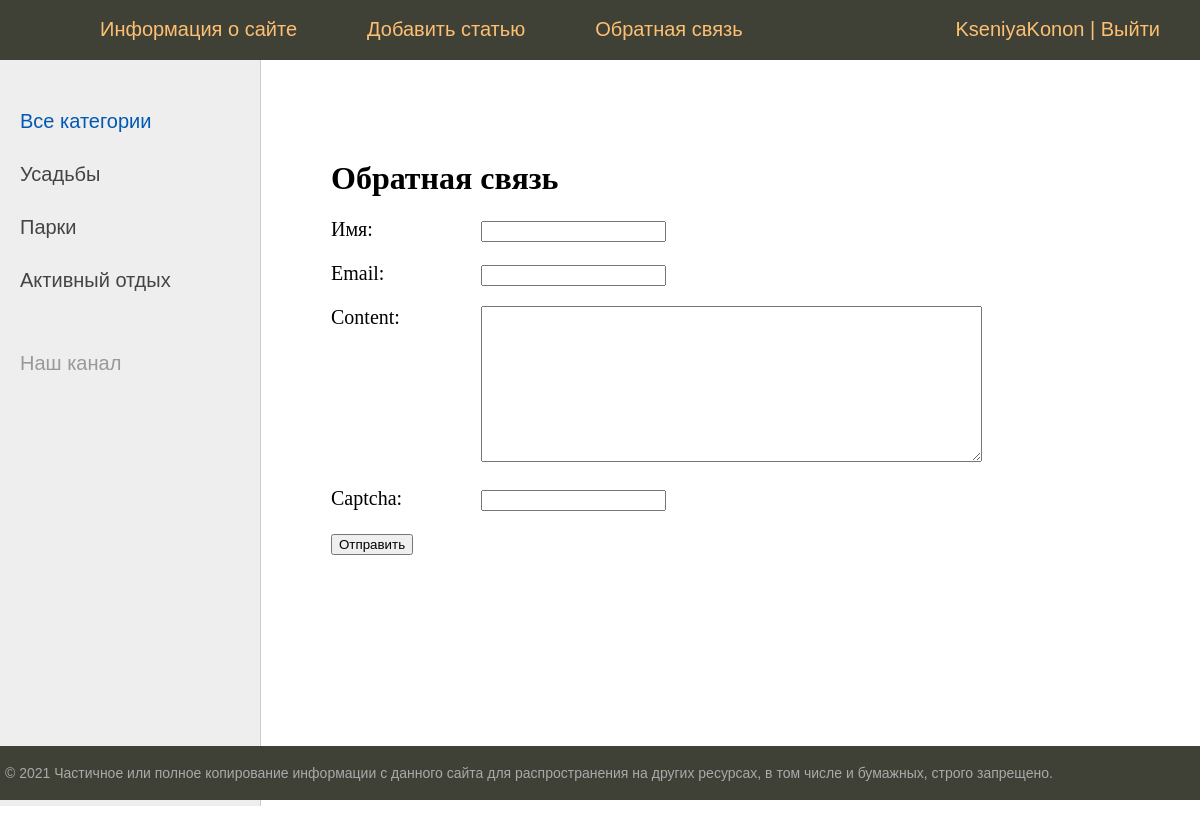
The page /contact/ (signed in) on the database its author committed.
### traveling/models.py (models this page shows, shortened)
class Category(models.Model):
    name = models.CharField(max_length=20, db_index=True, verbose_name='Название категории')
    slug = models.SlugField(max_length=255, unique=True, verbose_name='URL')
    def get_absolute_url(self):
        return reverse('category', kwargs={'cat_slug':self.slug})
    class Meta():
        verbose_name = 'Категории'
        verbose_name_plural = 'Категории'
        ordering = ['id',]

### traveling/views.py (the view, shortened to what this page needs)
# urls.py: path('contact/', ContactFormView.as_view(), name='contact'),
class ContactFormView(DataMixin, FormView):
    form_class = ContactForm
    template_name = 'traveling/contact.html'
    success_url = reverse_lazy('home')
    def get_context_data(self, *, object_list=None, **kwargs):
        context = super().get_context_data(**kwargs)
        c_def = self.get_user_context(title='Обратная связь')
        return dict(list(context.items()) + list(c_def.items()))

### traveling/forms.py
class ContactForm(forms.Form):
    name = forms.CharField(label='Имя', max_length=25)
    email = forms.EmailField(label='Email')
    content = forms.CharField(widget=forms.Textarea(attrs={'cols':60, 'rows':10}))
    captcha =CaptchaField()

### traveling/utils.py (called while the page is built)
    def get_user_context(self, **kwargs):
        context = kwargs
        cats = cache.get('cats')
        if not cats:
            cats =Category.objects.all()
            cache.set('cats', cats, 60)
        context['menu'] = menu
        context['cats'] = cats
        if 'cat_selected' not in context:
            context['cat_selected'] = 0
        return context

### traveling/templates/traveling/contact.html (shortened to what this page needs)
{% extends 'traveling/base.html' %}
{% block content %}
<h1>{{title}}</h1>
<form method="post">
{% for f in form %}
<p><label class="form-label" for="{{f.id_for_label}}"> {{f.label}}: </label>{{ f }}</p>
{% endfor%}
    <button type="submit">Отправить</button>
</form>
{% endblock %}

### traveling/templates/traveling/base.html (shortened to what this page needs)
{% load static %}
<!DOCTYPE html>
<html lang="en">
<head>
    <link type="text/css" href="{% static 'traveling/css/styles.css' %}" rel="stylesheet" />
</head>
<body>
<table class="table-page" border=0 cellpadding="0" cellspacing="0">
<tr><td valign =top>
{% block mainmenu %}
		<div class="header">
			<ul id="mainmenu" class="mainmenu">
			<li class="logo"><a href="{% url 'home' %}"><div class="logo"></div></a></li>
{% for m in menu %}
			<li><a href="{% url m.url_name %}">{{m.title}}</a></li>
{% endfor %}
				{% if request.user.is_authenticated %}
				<li class="last">{{user.username}} | <a href="{% url 'logout' %}">Выйти</a></li>
				{% else%}
				<li class="last"><a href="{% url 'register' %}"> Регистрация<a/> | <a href="{% url 'login' %}">Войти</a>
			{% endif %}
			</ul>
		</div>
{% endblock mainmenu %}
<table class="table-content" border=0 cellpadding="0" cellspacing="0">
<tr>
	{% load cache  %}
	<td valign="top" class="left-chapters">
	<ul id="leftchapters">
{% cache 60 sidebar %}
{% if cat_selected == 0 %}
	<Li class="selected">Все категории</Li>
{% else %}
	<li><a href="{% url 'home' %}">Все категории</a></li>
{% endif %}
{% for c in cats %}
	{% if c.pk == cat_selected %}
		<li class="selected">{{c.name}}</li>
	{% else %}
		<li><a href="{{ c.get_absolute_url }}">{{c.name}}</a></li>
	{% endif %}
{% endfor %}
{% endcache %}
		<li class="share">
		<p>Наш канал</p>
		<a class="share-yt" href="https://www.youtube.com/channel/UClJzWfGWuGJL2t-3dYKcHTA/playlists" target="_blank" rel="nofollow"></a>
		</li>
	</ul>
</td>
<td valign="top" class="content">
	<div class="content-text">
{% block content %}
{% endblock %}
	</div>
</td></tr></table>
</td></tr>
<tr><td valign=top>
	<div id="footer">
		<p>&copy; 2021 Частичное или полное копирование информации с данного сайта для распространения на других ресурсах, в том числе и бумажных, строго запрещено.</p>
	</div>
</td></tr></table>
</body>
</html>

### traveling/static/traveling/css/styles.css (style rules this page uses)
html, body { font-family: 'Arial'; margin: 0; padding: 0; height: 100%; width: 100%; color: #444; }
a { color: #0059b2; text-decoration: none; }
.table-page { width: 100%; height: 100%; vertical-align: top; }
.table-page tr { height: 100%; }
.header { background: #3F4137; height: 60px; }
.logo { background: url('../images/logo.png') no-repeat 10px 5px; width: 70px; height: 60px; }
ul.mainmenu { list-style: none; margin: 0; padding: 0; height: 60px; color: #fdc073; font-size: 20px; overflow: hidden; }
ul.mainmenu li { float: left; margin: 18px 40px 0 30px; }
ul.mainmenu li.logo { margin: 0; }
ul.mainmenu li.last { float: right; }
ul.mainmenu li a { color: #fdc073; text-decoration: none; }
.table-content { width: 100%; min-height: 100%; height: 100%; }
.left-chapters { margin: 0; background: #eee; border-right: 1px solid #ccc; min-height: 100%; }
.left-chapters ul { width: 230px; min-height: 100%; margin: 0; padding: 20px 10px 10px 20px; list-style: none; font-size: 20px; }
.left-chapters ul li { margin: 30px 0 0 0; color: #999; }
.left-chapters ul li.selected { color: #0059b2; }
.left-chapters ul li a { color: #444; text-decoration: none; }
.left-chapters ul li.share { margin: 60px 0 0 0; }
.left-chapters ul li.share p { margin: 30px 0 30px 0; }
.left-chapters ul li.share a { display: inline-block; width: 40px; height: 40px; margin: 0 20px 0 0; }
.left-chapters ul li.share a.share-yt { width: 100%; height: 30px; background: url('../images/share_yt.png') no-repeat 0 0 }
.content { padding: 40px 20px 20px 40px; width: 100%; box-sizing: border-box; }
.content-text { margin: 60px 0 0 30px; color: #000; font-size: 20px; font-family: Yandex Sans Display Light; }
.content-text h1 { font-size: 32px; }
#footer { box-sizing: border-box; background: #3F4137; padding: 5px; color: #aaa; font-size: 14px; font-family: Verdana, Geneva, Arial, Helvetica; text-align: left; overflow: hidden; }
.form-label { display: inline-block; min-width: 150px; vertical-align: top; }

### rows shown on the page
Category: name "Усадьбы"
Category: name "Парки"
Category: name "Активный отдых"

### other values the page prints
{{ m.title }} "Информация о сайте" "Добавить статью" "Обратная связь"
{{ user.username }} "KseniyaKonon"
{{ title }} "Обратная связь"
{{ f.label }} "Имя" "Email" "Content" "Captcha"
